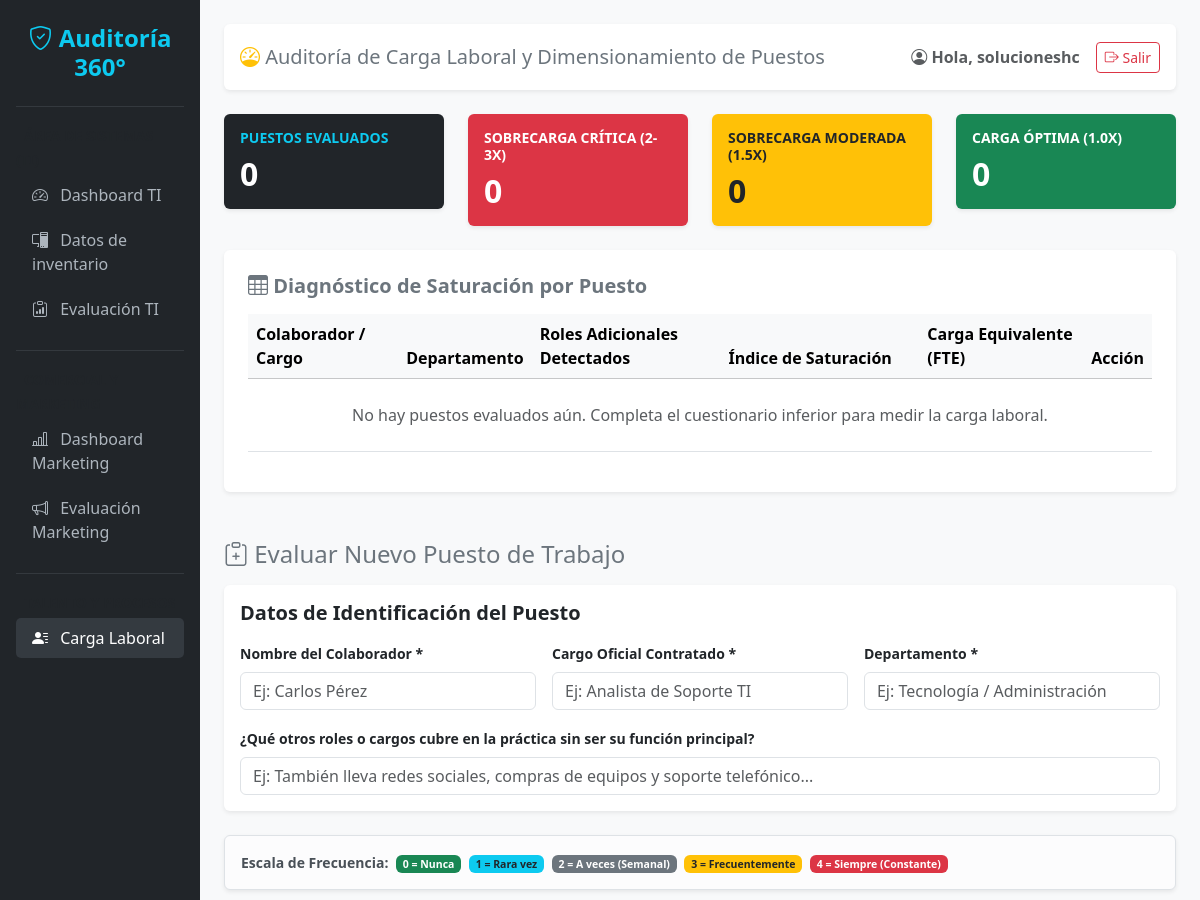
The app's page /carga-laboral/ (signed in, upper part), older data.
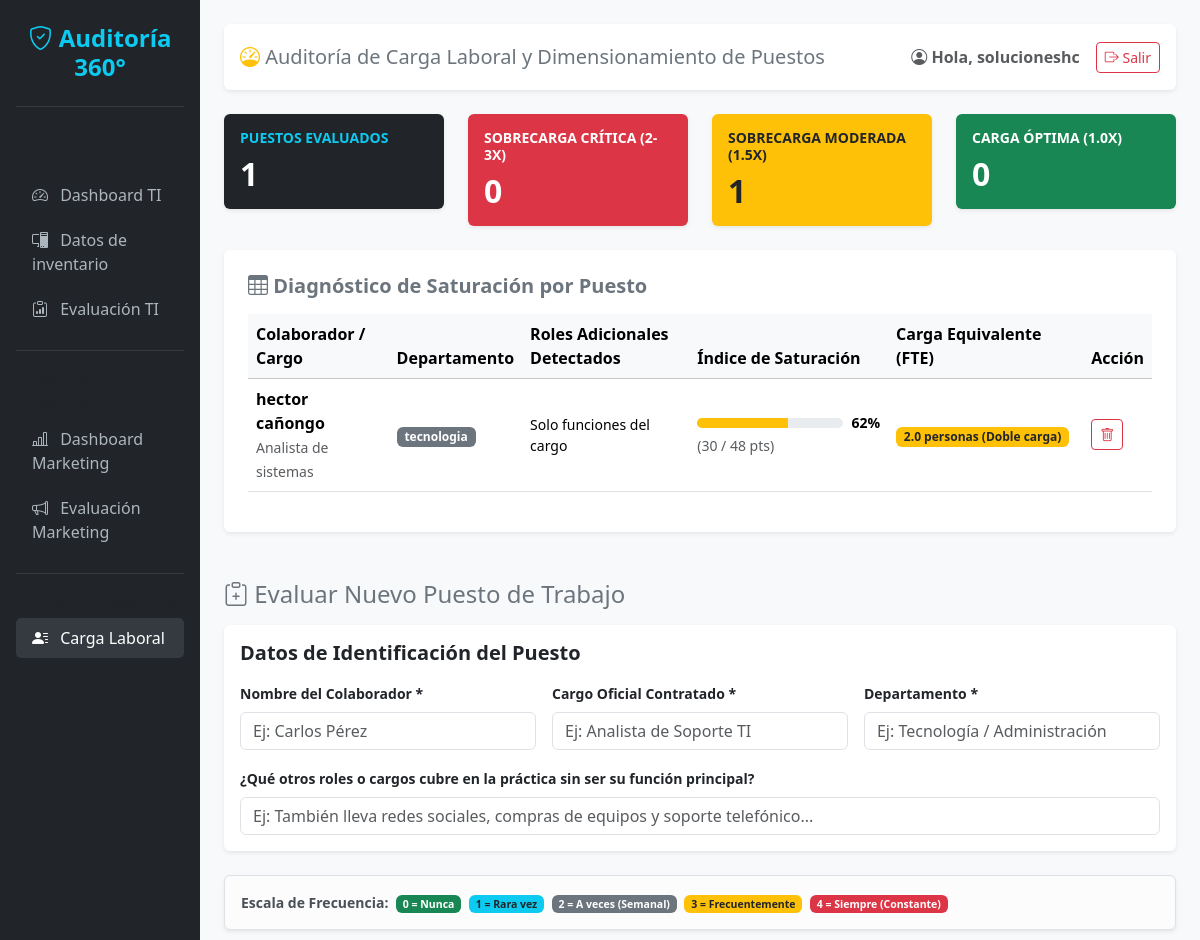
The same page, newer data.
### equipos/models.py (models this page shows, shortened)
class EvaluacionCargaLaboral(models.Model):
    FRECUENCIA_CHOICES = [
        (0, '0 - Nunca / No aplica'),
        (1, '1 - Rara vez (Ocasional)'),
        (2, '2 - A veces (Semanalmente)'),
        (3, '3 - Frecuentemente (Casi a diario)'),
        (4, '4 - Siempre (Constante / Crítico)'),
    ]
    usuario_empresa = models.ForeignKey(User, on_delete=models.CASCADE)
    fecha_evaluacion = models.DateTimeField(auto_now_add=True)
    nombre_colaborador = models.CharField("Nombre del Colaborador", max_length=120)
    cargo_actual = models.CharField("Cargo Oficial", max_length=120)
    departamento = models.CharField("Departamento", max_length=100)
    roles_adicionales = models.CharField("Otros roles que desempeña en la práctica", max_length=255, blank=True, null=True)
    c1_1 = models.IntegerField("1.1 Desempeña funciones de 2 o más cargos distintos", choices=FRECUENCIA_CHOICES, default=0)
    c1_2 = models.IntegerField("1.2 Asume tareas residuales que nadie más quiere o sabe hacer", choices=FRECUENCIA_CHOICES, default=0)
    c1_3 = models.IntegerField("1.3 Cambia abruptamente de contexto entre tareas operativas y estratégicas", choices=FRECUENCIA_CHOICES, default=0)
    c2_1 = models.IntegerField("2.1 La jornada laboral normal (8h) es insuficiente para cumplir metas", choices=FRECUENCIA_CHOICES, default=0)
    c2_2 = models.IntegerField("2.2 Trabaja horas extras, fines de semana o fuera de horario", choices=FRECUENCIA_CHOICES, default=0)
    c2_3 = models.IntegerField("2.3 Acumula tareas pendientes (backlog) que crecen cada semana", choices=FRECUENCIA_CHOICES, default=0)
    c3_1 = models.IntegerField("3.1 Si se ausenta o enferma, los procesos clave se detienen", choices=FRECUENCIA_CHOICES, default=0)
    c3_2 = models.IntegerField("3.2 No cuenta con un respaldo (backup humano) capacitado para cubrirlo", choices=FRECUENCIA_CHOICES, default=0)
    c3_3 = models.IntegerField("3.3 Múltiples departamentos dependen simultáneamente de sus entregas", choices=FRECUENCIA_CHOICES, default=0)
    c4_1 = models.IntegerField("4.1 Sufre interrupciones constantes (llamadas, chats, urgencias)", choices=FRECUENCIA_CHOICES, default=0)
    c4_2 = models.IntegerField("4.2 Omite pausas activas o tiempo de almuerzo por carga operativa", choices=FRECUENCIA_CHOICES, default=0)
    c4_3 = models.IntegerField("4.3 Reporta agotamiento mental, estrés alto o aumento de errores", choices=FRECUENCIA_CHOICES, default=0)
    def puntaje_total(self):
        return (self.c1_1 + self.c1_2 + self.c1_3 +
                self.c2_1 + self.c2_2 + self.c2_3 +
                self.c3_1 + self.c3_2 + self.c3_3 +
                self.c4_1 + self.c4_2 + self.c4_3)
    def porcentaje_saturacion(self):
        return round((self.puntaje_total() / 48) * 100)
    def personas_equivalentes(self):
        pct = self.porcentaje_saturacion()
        if pct <= 35:
            return "1.0 persona (Óptimo)"
        elif pct <= 55:
            return "1.5 personas (Sobrecarga leve)"
        elif pct <= 75:
            return "2.0 personas (Doble carga)"
        else:
            return "2.5 a 3.0+ personas (Crítico)"

### equipos/views.py (the view, shortened to what this page needs)
# urls.py: path('carga-laboral/', carga_laboral_view, name='carga_laboral'),
@login_required(login_url='/cuentas/login/')
def carga_laboral_view(request):
    evaluaciones = EvaluacionCargaLaboral.objects.filter(usuario_empresa=request.user).order_by('-fecha_evaluacion')
    total_evaluados = evaluaciones.count()
    criticos = sum(1 for e in evaluaciones if e.porcentaje_saturacion() > 65)
    moderados = sum(1 for e in evaluaciones if 35 < e.porcentaje_saturacion() <= 65)
    optimos = sum(1 for e in evaluaciones if e.porcentaje_saturacion() <= 35)
    context = {
        'evaluaciones': evaluaciones,
        'total_evaluados': total_evaluados,
        'criticos': criticos,
        'moderados': moderados,
        'optimos': optimos,
    }
    return render(request, 'equipos/carga_laboral.html', context)

### equipos/templates/equipos/carga_laboral.html (shortened to what the changed rows need)
<!DOCTYPE html>
<html lang="es">
<head>
    <link href="https://cdn.jsdelivr.net/npm/bootstrap@5.3.2/dist/css/bootstrap.min.css" rel="stylesheet">
    <link rel="stylesheet" href="https://cdn.jsdelivr.net/npm/bootstrap-icons@1.11.1/font/bootstrap-icons.css">
</head>
<body class="bg-light">
    <div class="container-fluid">
        <div class="row">
            <div class="col-md-10 p-4">
                <div class="row mb-4">
                    <div class="col-md-3">
                        <div class="card bg-dark text-white shadow-sm border-0">
                            <div class="card-body">
                                <h6 class="text-uppercase small fw-bold text-info">Puestos Evaluados</h6>
                                <h2 class="fw-bold mb-0">{{ total_evaluados }}</h2>
                            </div>
                        </div>
                    </div>
                    <div class="col-md-3">
                        <div class="card bg-danger text-white shadow-sm border-0">
                            <div class="card-body">
                                <h2 class="fw-bold mb-0">{{ criticos }}</h2>
                            </div>
                        </div>
                    </div>
                    <div class="col-md-3">
                        <div class="card bg-warning text-dark shadow-sm border-0">
                            <div class="card-body">
                                <h6 class="text-uppercase small fw-bold">Sobrecarga Moderada (1.5x)</h6>
                                <h2 class="fw-bold mb-0">{{ moderados }}</h2>
                            </div>
                        </div>
                    </div>
                    <div class="col-md-3">
                        <div class="card bg-success text-white shadow-sm border-0">
                            <div class="card-body">
                                <h2 class="fw-bold mb-0">{{ optimos }}</h2>
                            </div>
                        </div>
                    </div>
                </div>
                <div class="card shadow-sm border-0 mb-5">
                    <div class="card-body p-4">
                        <div class="table-responsive">
                            <table class="table table-hover align-middle">
                                <thead class="table-light">
                                    <tr>
                                        <th>Colaborador / Cargo</th>
                                        <th>Departamento</th>
                                        <th>Roles Adicionales Detectados</th>
                                        <th style="width: 22%;">Índice de Saturación</th>
                                        <th>Carga Equivalente (FTE)</th>
                                        <th>Acción</th>
                                    </tr>
                                </thead>
                                <tbody>
                                    {% for item in evaluaciones %}
                                    <tr>
                                        <td>
                                            <strong>{{ item.nombre_colaborador }}</strong><br>
                                            <small class="text-muted">{{ item.cargo_actual }}</small>
                                        </td>
                                        <td><span class="badge bg-secondary">{{ item.departamento }}</span></td>
                                        <td class="small">{{ item.roles_adicionales|default:"Solo funciones del cargo" }}</td>
                                        <td>
                                            <div class="d-flex align-items-center">
                                                <div class="progress flex-grow-1 me-2" style="height: 10px;">
                                                    <div class="progress-bar {% if item.porcentaje_saturacion > 65 %}bg-danger{% elif item.porcentaje_saturacion > 35 %}bg-warning{% else %}bg-success{% endif %}"
                                                         style="width: {{ item.porcentaje_saturacion }}%;"></div>
                                                </div>
                                                <span class="fw-bold small">{{ item.porcentaje_saturacion }}%</span>
                                            </div>
                                            <small class="text-muted">({{ item.puntaje_total }} / 48 pts)</small>
                                        </td>
                                        <td>
                                            {% if item.porcentaje_saturacion > 65 %}
                                                <span class="badge bg-danger"><i class="bi bi-exclamation-triangle-fill"></i> {{ item.personas_equivalentes }}</span>
                                            {% elif item.porcentaje_saturacion > 35 %}
                                                <span class="badge bg-warning text-dark">{{ item.personas_equivalentes }}</span>
                                            {% else %}
                                                <span class="badge bg-success">{{ item.personas_equivalentes }}</span>
                                            {% endif %}
                                        </td>
                                        <td>
                                            <a href="{% url 'eliminar_carga' item.id %}" class="btn btn-sm btn-outline-danger" onclick="return confirm('¿Eliminar esta evaluación laboral?');">
                                                <i class="bi bi-trash"></i>
                                            </a>
                                        </td>
                                    </tr>
                                    {% empty %}
                                    <tr>
                                        <td colspan="6" class="text-center text-muted py-4">No hay puestos evaluados aún. Completa el cuestionario inferior para medir la carga laboral.</td>
                                    </tr>
                                    {% endfor %}
                                </tbody>
                            </table>
                        </div>
                    </div>
                </div>
            </div>
        </div>
    </div>
</body>
</html>

Row changes from the older to the newer data that the page shows:
added EvaluacionCargaLaboral: nombre_colaborador "hector cañongo", cargo_actual "Analista de sistemas", departamento "tecnologia", roles_adicionales "Solo funciones del cargo", porcentaje_saturacion "62", puntaje_total "30", personas_equivalentes "2.0 personas (Doble carga)"
Text that changed along with them:
{{ total_evaluados }}: "0" → "1"
{{ moderados }}: "0" → "1"
text no longer shown: "No hay puestos evaluados aún. Completa el cuestionario inferior para medir la carga laboral."
